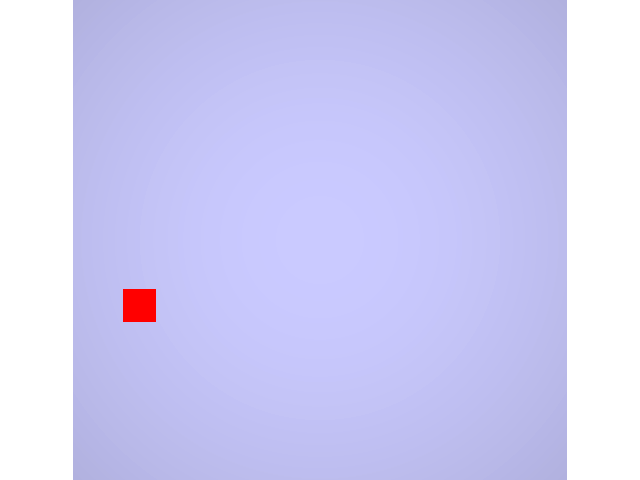
#> input picture DLT/Frame 3-Snapshot_1.png, 640 x 480 px
$ jupyter execute --allow-errors 'Extrinsics and Instrinsics parametrers.ipynb'
#> lines starting #> are read from the running program, lines starting #| are printed output that depends on the picture; after the words box and inside, x2 and y2 are one past the last pixel; in counts of white or black regions, pixels touching at a corner belong together; long printed decimals are rounded
[cell 1]
import numpy as np
import cv2 as cv
import glob

np.set_printoptions(suppress=True)

[cell 2]
#Extrinsic Parametrers
#Matrices de rotacion para la camara
Angle_x = np.deg2rad(180)
Angle_y = np.deg2rad(0)
Angle_z = np.deg2rad(180)
Rx = np.array([[1,0,0],
               [0,np.cos(Angle_x),-np.sin(Angle_x)],
               [0,np.sin(Angle_x),np.cos(Angle_x)],
              ])
Ry = np.array([
                [np.cos(Angle_y),0,np.sin(Angle_y)],
               [0,1,0],
               [-np.sin(Angle_y),0,np.cos(Angle_y)],
              ])
Rz = np.array([
                [np.cos(Angle_z),-np.sin(Angle_z),0],
                [np.sin(Angle_z),np.cos(Angle_z),0],
                [0,0,1]
            ])

[cell 3]
print(Rx)
print(Ry)
print(Rz)

[cell 4]
Rotation_matrix = Rz.dot(Ry).dot(Rx)# calculando matriz de rotacion

[cell 5]
print(Rotation_matrix)

[cell 6]
# Vector de posiscion del origen de la camara
X_o=np.array([[100],[0],[2000]])
# vector de posicion del objeto
X_p= np.array([[650],[200],[0]])

[cell 7]
print("X_o")
print(X_o)
print("X_p")
print(X_p)

[cell 8]
#Acomodandolo las matrices en la frorma homogenea
#Matriz de rotacion Homogenea
H_Rotation_Matrix=np.append(Rotation_matrix,np.zeros((1,3)),axis=0)#agregando vector de 0 en la base
H_Rotation_Matrix=np.append(H_Rotation_Matrix,np.array([[0],[0],[0],[1]]), axis = 1)#agregando un vector al lateral

[cell 9]
print(H_Rotation_Matrix)

[cell 10]
#Matriz de proyeccion del centro de camara
Auxiliar_X_o = np.array([np.append(-X_o,np.array([1]))])
H_X_o = np.append(np.eye(3), np.zeros((1,3)), axis=0)
H_X_o = np.append(H_X_o, Auxiliar_X_o.T, axis=1)

[cell 11]
print(H_X_o)

[cell 12]
#Vector  X_p en forma homogenea
H_X_p = np.array([np.append(X_p,1)])
print(H_X_p)

[cell 13]
#Matriz que expresa el vector de posicion del objeto en las coordenadas de la camra
print(H_Rotation_Matrix.dot(H_X_o))
K_X_p = H_Rotation_Matrix.dot(H_X_o).dot(H_X_p.T)
print(K_X_p)

[cell 14]
#Intrinsic parametrers
# funciones para segmentar color y buscar el centroide
def seg_color(src,bajos, altos):
    mask = cv.inRange(src, bajos, altos)
    return mask

def buscar_centroide(mask):

    moments = cv.moments(mask)
    area=moments['m00']

    x = int(moments['m10']/moments['m00'])
    y = int(moments['m01']/moments['m00'])

    # put text and highlight the center

    #cv.circle(mask, (x, y), 5, (0, 0, 0), -1)

    #cv.putText(mask, "centroid", (x - 25, y - 25),cv.FONT_HERSHEY_SIMPLEX, 0.5, (0, 0, 0), 2)
    cv.rectangle(mask,(x,y),(x+2, y+2),(0,0,0),2)#poner un punto en el centroide


    return mask,x,y

[cell 15]
#rangos de rojo que queremos segmentar
rojo_bajos = np.array([0,0,80], dtype=np.uint8)
rojo_altos = np.array([240, 122, 255], dtype=np.uint8)

[cell 16]
#leyendo imagen de robo dk y tomando la posicion del centroide,
#estas coordenadas van a ser utiles para calcular la constante de la camara

src=cv.imread('Frame 3-Snapshot_1.png')
#> src is the input picture: shape (480, 640, 3); mean B, G, R 245.2, 206.2, 207.1

src_np= np.array((src))
print(src_np.shape)
#| (480, 640, 3)
maskRojo=seg_color(src, rojo_bajos, rojo_altos)
#> in seg_color, `mask = cv.inRange(src, bajos, altos)`:
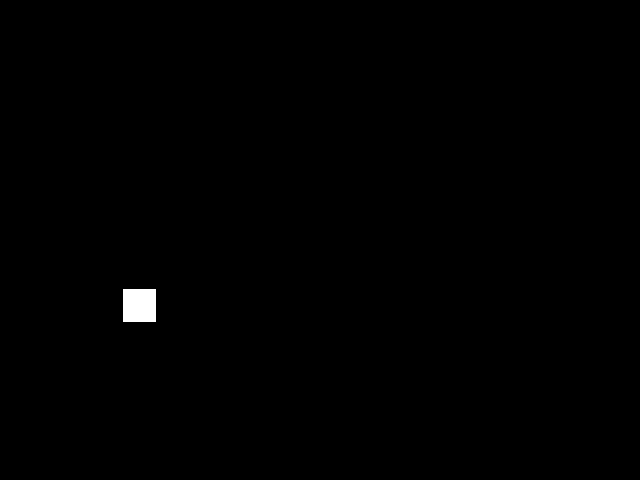
#> mask: shape (480, 640); 0.35% white; 1 white region, box (x1, y1, x2, y2) and area: (123, 289, 156, 322) 1089
print(maskRojo.shape)
#| (480, 640)
maskRojo,xRojo,yRojo=buscar_centroide(maskRojo)
#> in buscar_centroide, `moments = cv.moments(mask)`: moments = moments, m00 277695, centre m10/m00, m01/m00 = (139, 305)
#> in buscar_centroide, `area=moments['m00']`: area = 277695
#> in buscar_centroide, `x = int(moments['m10']/moments['m00'])`: x = 139
#> in buscar_centroide, `y = int(moments['m01']/moments['m00'])`: y = 305
#> in buscar_centroide, `cv.rectangle(mask,(x,y),(x+2, y+2),(0,0,0),2)#poner un punto en el cen..`: mask: shape (480, 640); 0.35% white; 1 white region, box (x1, y1, x2, y2) and area: (123, 289, 156, 322) 1068
#> xRojo = 139; yRojo = 305


print(xRojo,yRojo)
#| 139 305
cv.imshow('camara',src)
cv.imshow('Rojo', maskRojo)
cv.waitKey(0)
cv.destroyAllWindows()

[cell 17]
#Moviendo el 0,0 de la imagen al centro
y_center= int(src.shape[0]/2)
#> y_center = 240
x_center= int(src.shape[1]/2)
#> x_center = 320
print(x_center,y_center)
#| 320 240
img = np.zeros((480,640,3), np.uint8)
cv.line(src,(x_center,0),(x_center,480),(255,0,0),1)
cv.line(src,(0,y_center),(640,y_center),(255,0,0),1)
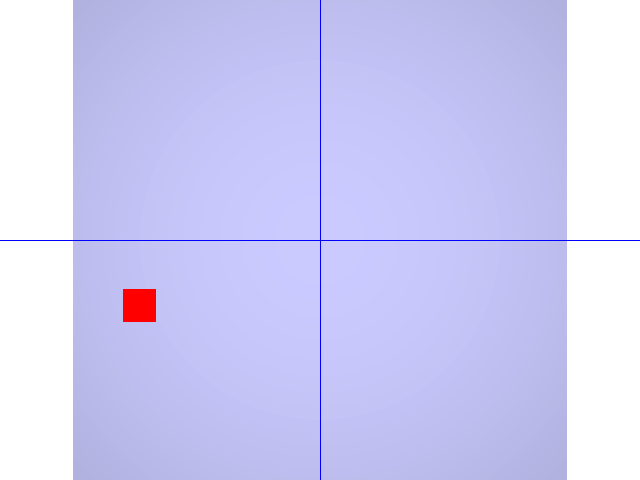
#> src: shape (480, 640, 3); mean B, G, R 245.2, 205.4, 206.3
cv.imshow('axis',src)
cv.waitKey(0)
cv.destroyAllWindows()

[cell 18]
#ubicando el centroide del objeto con el nuevo centro de la imagen
#conocido tambn como cambio de base
N_xRojo=xRojo-x_center#estos son los valores q se deben usar para la matriz de transformacion homogenia para pasar de los valores 2d a 3d
#> N_xRojo = -181
N_yRojo=yRojo-y_center
#> N_yRojo = 65
print(N_xRojo,N_yRojo)
#| -181 65
cv.rectangle(src,(xRojo,yRojo),(xRojo+2, yRojo+2),(255,0,0),2)#poner un punto en el centroide
#> src: shape (480, 640, 3); 0.01% of pixels changed, all inside (x1, y1, x2, y2) = (138, 304, 143, 309)
cv.imshow('Centroide',src)
cv.waitKey(0)
cv.destroyAllWindows()

[cell 19]
#Encontrando la constante de la camara
#debido a que [x*w,y*w,w].T=[[c,0,0,0],[0,c,0,0],[0,0,1,0]].*[X,Y,Z,1].T
#sabemos que Z==w y teniendo el punto en la imajen (N_xRojo,N_yRojo) y el vector K_X_p
#podemos encontrar el valor de c que es la constante de la camara
np.set_printoptions(suppress=False)
c=float(N_xRojo*K_X_p[2]/K_X_p[0])
#> c = 658.2
print(K_X_p)
print(c)
#| 658.182

[cell 20]
#comprobando
C_x_p=(np.array([[c,0,0,0],[0,c,0,0],[0,0,1,0]]).dot(K_X_p))
#> C_x_p = [-362000, 131636.4, 2000]
C_X_p=(np.array([[c,0,0,0],[0,c,0,0],[0,0,1,0]]))
#> C_X_p = [[658.2, 0, 0, 0], [0, 658.2, 0, 0], [0, 0, 1, 0]]
print(C_X_p,'\n')
#| [[658.182   0.           0.           0.        ]
#|  [  0.         658.182   0.           0.        ]
#|  [  0.           0.           1.           0.        ]]
#dividiendo por el valor Z

print(C_x_p)
#| [[-362000.        ]
#|  [ 131636.364]
#|  [   2000.        ]]
print(C_x_p/K_X_p[2])
#| [[-181.        ]
#|  [  65.818]
#|  [   1.        ]]

[cell 21]
error= ((65-65.81818182)/65)*100
error2= ((181-178.75)/181)*100
print(error2)
print(error)

[cell 22]
#corrigiendo error
#para corregirlo debemos realizar la traslacion del centro de la imagen pero por medio de coordenadas homogeneas
#ademas de agregar un parametro de diferencia de escala m que tiene la camara entre x y y

[cell 23]
S_H_c=np.array([[1,0,x_center],[0,1,y_center],[0,0,1]]).dot(C_x_p)
#> S_H_c = [278000, 611636.4, 2000]

S_H_c1_matriz=np.array([[1,0,x_center],[0,1,y_center],[0,0,1]])
#> S_H_c1_matriz = [[1, 0, 320], [0, 1, 240], [0, 0, 1]]
print(S_H_c1_matriz)
#| [[  1   0 320]
#|  [  0   1 240]
#|  [  0   0   1]]
print(S_H_c)
#| [[278000.        ]
#|  [611636.364]
#|  [  2000.        ]]
print(S_H_c/K_X_p[2])#estos son los valores del centrodie del objeto en la imagen con las coordenadas originales de la imagen
#| [[139.        ]
#|  [305.818]
#|  [  1.        ]]

[cell 24]
#se agrega un parametro m en la matriz anterior para ajustar la diferencia de escarla entre x e y
#tambien se agrega un parametro s que se conoce como "sheer" pero como estamos usando una camara digital este valor se asume como 0
#la matriz queda de la siguiente manera
#S_H_c_modificada=np.array([[1,s,x_center],[0,1+m,y_center],[0,0,1]])
#calculando m
s=0
m=float((((305*C_x_p[2])-(y_center*C_x_p[2]))/C_x_p[1])-1)
#> m = -0.0124
U=((0+(1+m)*C_x_p[1]+y_center*C_x_p[2]))/C_x_p[2]
#> U = [305]

print(m)
#| -0.01243
print(U)
#| [305.]
print(C_x_p[2])
#| [2000.]
print(y_center)
#| 240

[cell 25]
S_H_c2_matriz=np.array([[1,s,x_center],[0,1+m,y_center],[0,0,1]])#agregando el parametro m
#> S_H_c2_matriz = [[1, 0, 320], [0, 0.988, 240], [0, 0, 1]]

print(S_H_c2_matriz)
#| [[  1.           0.         320.        ]
#|  [  0.           0.9876 240.        ]
#|  [  0.           0.           1.        ]]

[cell 26]
#Calculando matriz de calibracion, esta matriz es una transformacion afín para corregir errores
K=S_H_c2_matriz.dot(C_X_p)#.dot(K_X_p)
#> K = [[658.2, 0, 320, 0], [0, 650, 240, 0], [0, 0, 1, 0]]
print(K)
#| [[658.182   0.         320.           0.        ]
#|  [  0.         650.         240.           0.        ]
#|  [  0.           0.           1.           0.        ]]

[cell 27]
#comprobando
S_H_c_modificado=np.array([[1,s,x_center],[0,1+m,y_center],[0,0,1]]).dot(C_x_p)
#> S_H_c_modificado = [278000, 610000, 2000]
print(np.array([[1,s,x_center],[0,1+m,y_center],[0,0,1]]))
#| [[  1.           0.         320.        ]
#|  [  0.           0.9876 240.        ]
#|  [  0.           0.           1.        ]]
print(S_H_c_modificado,'\n')
#| [[278000.]
#|  [610000.]
#|  [  2000.]]
print(S_H_c_modificado/S_H_c_modificado[2])#listo el algoritmo DLT
#| [[139.]
#|  [305.]
#|  [  1.]]

[cell 28]
#Direct linear transform, justamos todas las matrices calculadas a travez de los parametros
##Extrinsecas
#Matriz de posicion de la proyeccion de la camara, H_X_o
#Matriz de rotacion de la proyeccion de la camara, H_Rotation_Matrix
##intrinsecas
#Matriz de proyeccion de perspectiva ideal, C_X_p
#Matriz de calibracion, S_H_c1_matriz-> S_H_c2_matriz*C_X_p-> K
np.set_printoptions(suppress=True)
P=K.dot(H_Rotation_Matrix).dot(H_X_o)
#> P = [[-658.2, 1.2e-13, -320, 705818.2], [7.96e-14, 650, -240, 480000], [0, 1.22e-16, -1, 2000]]
print(P)
#| [[  -658.182      0.           -320.         705818.182]
#|  [     0.            650.           -240.         480000.        ]
#|  [     0.              0.             -1.           2000.        ]]
#comprobando
print(P.dot(H_X_p.T))
#| [[278000.]
#|  [610000.]
#|  [  2000.]]

print(P.dot(H_X_p.T)/2000)
#| [[139.]
#|  [305.]
#|  [  1.]]

[cell 29]
KR=K.dot(H_Rotation_Matrix)
#> KR = [[-658.2, 1.2e-13, -320, 0], [7.96e-14, 650, -240, 0], [0, 1.22e-16, -1, 0]]
KR_inv = np.linalg.inv(KR[:3,:3])
#> KR_inv = [[-0.00152, 1.88e-19, 0.486], [1.86e-19, 0.00154, -0.369], [2.28e-35, 1.88e-19, -1]]
#KR_inv = np.append(KR_inv, np.zeros((3,1)), axis = 1)
x= np.array([[139],[305],[1]])
print(KR)
#| [[-658.182    0.         -320.            0.        ]
#|  [   0.          650.         -240.            0.        ]
#|  [   0.            0.           -1.            0.        ]]
print(KR_inv)
#| [[-0.001519  0.          0.4862]
#|  [ 0.          0.001538 -0.3692]
#|  [ 0.          0.         -1.        ]]
print(x)
p_inv= X_o+2000*KR_inv
#> p_inv = [[96.96, 100, 1072.4], [3.72e-16, 3.08, -738.5], [2000, 2000, 0]]
P_result=X_o+2000*KR_inv.dot(x)
#> P_result = [650, 200, 2.27e-13]
print(p_inv)
#| [[  96.961  100.         1072.376]
#|  [   0.            3.077 -738.462]
#|  [2000.         2000.            0.        ]]
print("Result")
print(P_result)
#| [[650.]
#|  [200.]
#|  [  0.]]

[cell 30]
######Testing
#[650,-300,0]

[cell 31]
#leyendo imagen de robo dk y tomando la posicion del centroide,
#estas coordenadas van a ser utiles para calcular la constante de la camara

src=cv.imread('Frame_3-Snapshot_2.png')
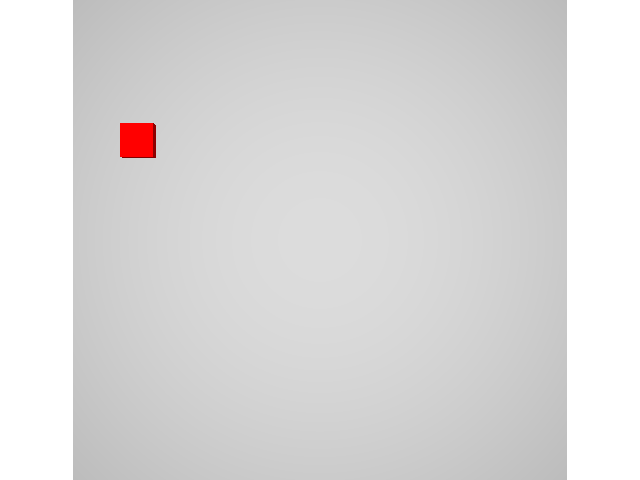
#> input picture DLT/Frame_3-Snapshot_2.png, 640 x 480 px
#> src is the input picture: shape (480, 640, 3); mean B, G, R 217.9, 217.9, 218.9

src_np= np.array((src))
print(src_np.shape)
#| (480, 640, 3)
maskRojo=seg_color(src, rojo_bajos, rojo_altos)
#> in seg_color (call 2), `mask = cv.inRange(src, bajos, altos)`: mask: shape (480, 640); 0.41% white; 1 white region, box (x1, y1, x2, y2) and area: (120, 123, 156, 158) 1255
print(maskRojo.shape)
#| (480, 640)
maskRojo,xRojo,yRojo=buscar_centroide(maskRojo)
#> in buscar_centroide (call 2), `cv.rectangle(mask,(x,y),(x+2, y+2),(0,0,0),2)#poner un punto en el cen..`: mask: shape (480, 640); 0.4% white; 1 white region, box (x1, y1, x2, y2) and area: (120, 123, 156, 158) 1234
#> xRojo = 137; yRojo = 140


print(xRojo,yRojo)
#| 137 140
cv.imshow('camara',src)
cv.imshow('Rojo', maskRojo)
cv.waitKey(0)
cv.destroyAllWindows()

[cell 32]
x=np.array([[xRojo],[yRojo],[1]])
#> x = [137, 140, 1]
print(x)
#| [[137]
#|  [140]
#|  [  1]]
P_result=X_o+2000*KR_inv.dot(x)
#> P_result = [656.1, -307.7, 0]
print(P_result)
#| [[ 656.077]
#|  [-307.692]
#|  [   0.        ]]

[cell 33]
p= ((656.07734807-650)/650)*100

[cell 34]
print(p)

[cell 35]
######Testing
#[550,-150,0]
#leyendo imagen de robo dk y tomando la posicion del centroide,
#estas coordenadas van a ser utiles para calcular la constante de la camara

src=cv.imread('Frame_3-Snapshot_3.png')
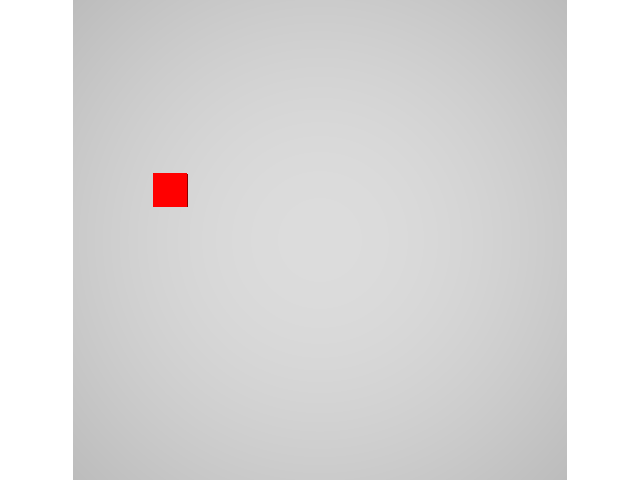
#> input picture DLT/Frame_3-Snapshot_3.png, 640 x 480 px
#> src is the input picture: shape (480, 640, 3); mean B, G, R 217.9, 217.9, 218.9

src_np= np.array((src))
print(src_np.shape)
#| (480, 640, 3)
maskRojo=seg_color(src, rojo_bajos, rojo_altos)
#> in seg_color (call 3), `mask = cv.inRange(src, bajos, altos)`: mask: shape (480, 640); 0.39% white; 1 white region, box (x1, y1, x2, y2) and area: (153, 173, 188, 207) 1189
print(maskRojo.shape)
#| (480, 640)
maskRojo,xRojo,yRojo=buscar_centroide(maskRojo)
#> in buscar_centroide (call 3), `cv.rectangle(mask,(x,y),(x+2, y+2),(0,0,0),2)#poner un punto en el cen..`: mask: shape (480, 640); 0.38% white; 1 white region, box (x1, y1, x2, y2) and area: (153, 173, 188, 207) 1168
#> xRojo = 169; yRojo = 189


print(xRojo,yRojo)
#| 169 189
cv.imshow('camara',src)
cv.imshow('Rojo', maskRojo)
cv.waitKey(0)
cv.destroyAllWindows()

[cell 36]
x=np.array([[xRojo],[yRojo],[1]])
#> x = [169, 189, 1]
print(x)
#| [[169]
#|  [189]
#|  [  1]]
P_result=X_o+2000*KR_inv.dot(x)
#> P_result = [558.8, -156.9, 0]
print(P_result)
#| [[ 558.840]
#|  [-156.923]
#|  [   0.        ]]

[cell 37]
p= ((558.83977901-550)/550)*100
print()

[cell 38]
src=cv.imread('Frame_3-Snapshot_4.png')
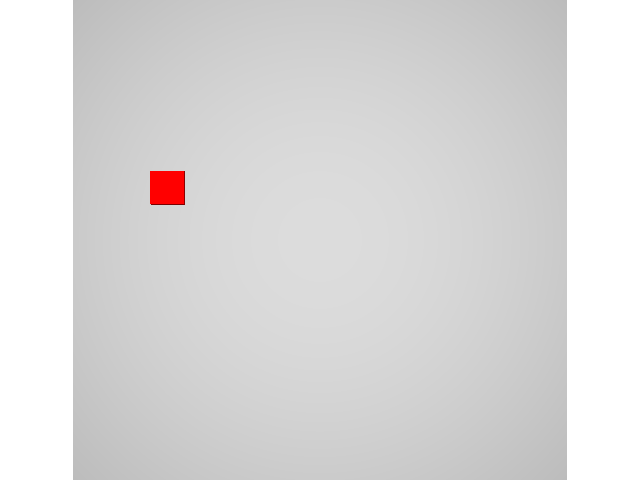
#> input picture DLT/Frame_3-Snapshot_4.png, 640 x 480 px
#> src is the input picture: shape (480, 640, 3); mean B, G, R 217.9, 217.9, 218.9

src_np= np.array((src))
print(src_np.shape)
#| (480, 640, 3)
maskRojo=seg_color(src, rojo_bajos, rojo_altos)
#> in seg_color (call 4), `mask = cv.inRange(src, bajos, altos)`:
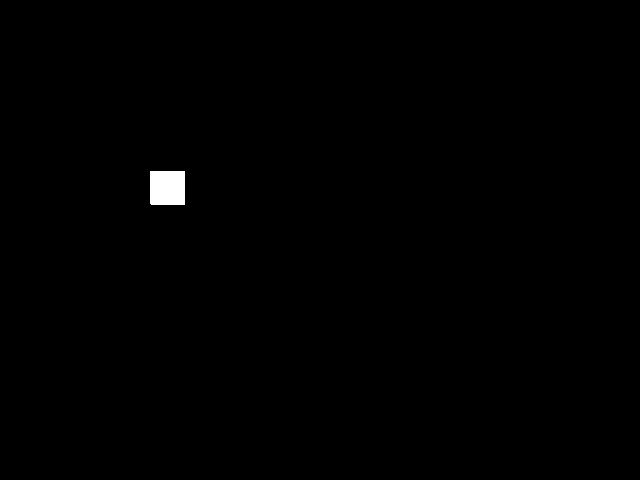
#> mask: shape (480, 640); 0.39% white; 1 white region, box (x1, y1, x2, y2) and area: (150, 171, 185, 205) 1189
print(maskRojo.shape)
#| (480, 640)
maskRojo,xRojo,yRojo=buscar_centroide(maskRojo)
#> in buscar_centroide (call 4), `cv.rectangle(mask,(x,y),(x+2, y+2),(0,0,0),2)#poner un punto en el cen..`: mask: shape (480, 640); 0.38% white; 1 white region, box (x1, y1, x2, y2) and area: (150, 171, 185, 205) 1168
#> xRojo = 167; yRojo = 187


print(xRojo,yRojo)
#| 167 187
cv.imshow('camara',src)
cv.imshow('Rojo', maskRojo)
cv.waitKey(0)
cv.destroyAllWindows()#### el error es muy bajo se puede usar

[cell 39]
###3 testing
# [-350,200,0]

src=cv.imread('Frame_3-Snapshot_5.png')
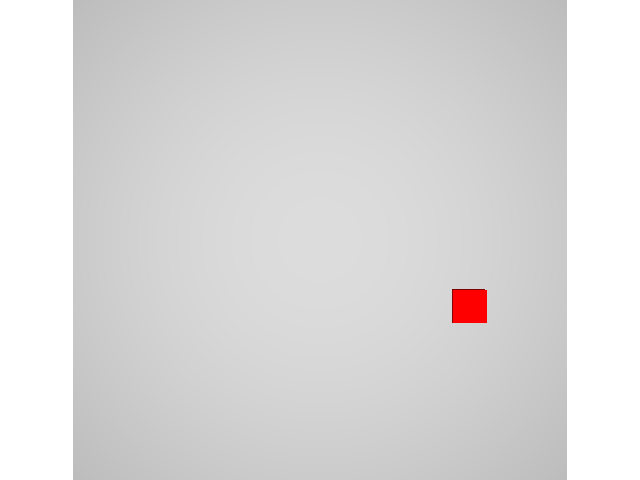
#> input picture DLT/Frame_3-Snapshot_5.png, 640 x 480 px
#> src is the input picture: shape (480, 640, 3); mean B, G, R 217.9, 217.9, 218.9

src_np= np.array((src))
print(src_np.shape)
#| (480, 640, 3)
maskRojo=seg_color(src, rojo_bajos, rojo_altos)
#> in seg_color (call 5), `mask = cv.inRange(src, bajos, altos)`:
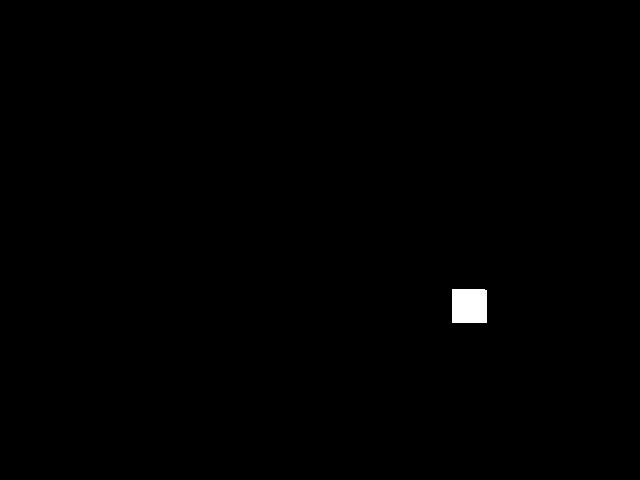
#> mask: shape (480, 640); 0.39% white; 1 white region, box (x1, y1, x2, y2) and area: (452, 289, 487, 323) 1188
print(maskRojo.shape)
#| (480, 640)
maskRojo,xRojo,yRojo=buscar_centroide(maskRojo)
#> in buscar_centroide (call 5), `cv.rectangle(mask,(x,y),(x+2, y+2),(0,0,0),2)#poner un punto en el cen..`: mask: shape (480, 640); 0.38% white; 1 white region, box (x1, y1, x2, y2) and area: (452, 289, 487, 323) 1167
#> xRojo = 468; yRojo = 305


print(xRojo,yRojo)
#| 468 305
cv.imshow('camara',src)
cv.imshow('Rojo', maskRojo)
cv.waitKey(0)
cv.destroyAllWindows()

[cell 40]
x=np.array([[xRojo],[yRojo],[1]])
#> x = [468, 305, 1]
print(x)
#| [[468]
#|  [305]
#|  [  1]]
P_result=X_o+2000*KR_inv.dot(x)
#> P_result = [-349.7, 200, 2.27e-13]
print(P_result)
#| [[-349.724]
#|  [ 200.        ]
#|  [   0.        ]]

[cell 41]
### testing
# [-450,50,0]

src=cv.imread('Frame_3-Snapshot_6.png')
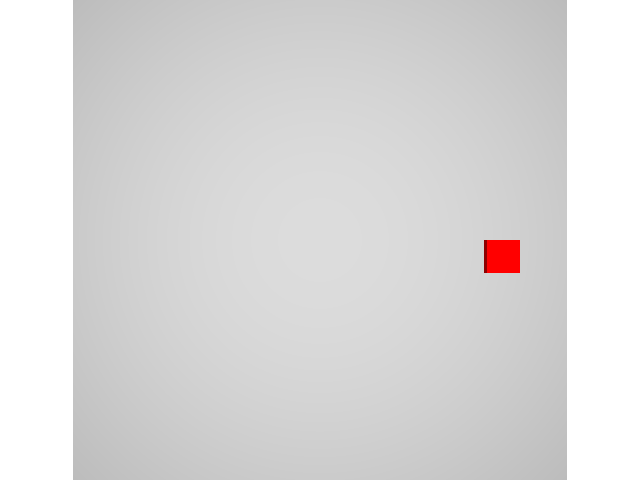
#> input picture DLT/Frame_3-Snapshot_6.png, 640 x 480 px
#> src is the input picture: shape (480, 640, 3); mean B, G, R 217.9, 217.9, 218.9

src_np= np.array((src))
print(src_np.shape)
#| (480, 640, 3)
maskRojo=seg_color(src, rojo_bajos, rojo_altos)
#> in seg_color (call 6), `mask = cv.inRange(src, bajos, altos)`:
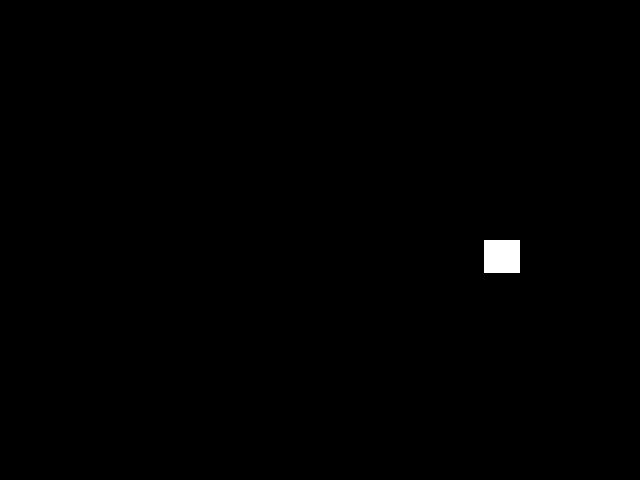
#> mask: shape (480, 640); 0.39% white; 1 white region, box (x1, y1, x2, y2) and area: (484, 240, 520, 273) 1188
print(maskRojo.shape)
#| (480, 640)
maskRojo,xRojo,yRojo=buscar_centroide(maskRojo)
#> in buscar_centroide (call 6), `cv.rectangle(mask,(x,y),(x+2, y+2),(0,0,0),2)#poner un punto en el cen..`: mask: shape (480, 640); 0.38% white; 1 white region, box (x1, y1, x2, y2) and area: (484, 240, 520, 273) 1167
#> xRojo = 501; yRojo = 256


print(xRojo,yRojo)
#| 501 256
cv.imshow('camara',src)
cv.imshow('Rojo', maskRojo)
cv.waitKey(0)
cv.destroyAllWindows()

x=np.array([[xRojo],[yRojo],[1]])
#> x = [501, 256, 1]
print(x)
#| [[501]
#|  [256]
#|  [  1]]
P_result=X_o+2000*KR_inv.dot(x)
#> P_result = [-450, 49.23, 0]
print(P_result)
#| [[-450.        ]
#|  [  49.231]
#|  [   0.        ]]

[cell 42]
### testing
# [-500,-600,0]

src=cv.imread('Frame_3-Snapshot_7.png')

src_np= np.array((src))
print(src_np.shape)
#> (the rest of this cell did not finish here and is left out)

[cell 43]
p= ((615.38461538-600)/600)*100
print(p)

[cell 44]
### testing
# [60,-600,0]

src=cv.imread('Frame_3-Snapshot_8.png')

src_np= np.array((src))
print(src_np.shape)
#> (the rest of this cell did not finish here and is left out)

[cell 45]
p= ((612.30769231-600)/600)*100
print(p)

[cell 46]
### testing
# [60,600,0]

src=cv.imread('Frame_3-Snapshot_9.png')

src_np= np.array((src))
print(src_np.shape)
